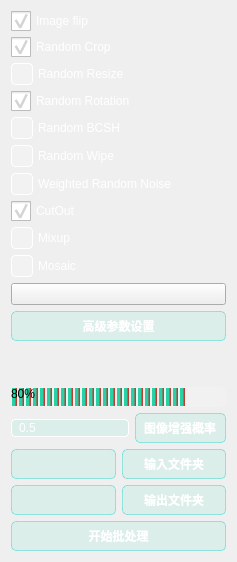
         <widget class="QWidget" name="">
          <layout class="QVBoxLayout" name="verticalLayout_19">
           <item>
            <widget class="QCheckBox" name="enhanceMethod1Checkbox">
             <property name="styleSheet">
              <string notr="true">QCheckBox {
    spacing: 5px;
    color: #FFFFFF;
}

QCheckBox::indicator {
    width: 20px;
    height: 20px;
}

QCheckBox::indicator:unchecked {
    border: 1px solid #FFFFFF;
    border-radius: 4px;
    background-color: rgba(255, 255, 255, 50);
}

QCheckBox::indicator:checked {
    border: 1px solid #FFFFFF;
    border-radius: 4px;
    image: url(:/img/icon/checked.png);
    background-color: qlineargradient(x1: 0, y1: 0, x2: 0, y2: 1, stop: 0 rgba(38, 222, 170, 0.1), stop: 1.0 rgba(13, 206, 197, 255));
}

QCheckBox::indicator:unchecked:hover {
    border: 1px solid #FFFFFF;
    border-radius: 4px;
    background-color: rgba(255, 255, 255, 100);
}

QCheckBox::indicator:checked:hover {
    border: 1px solid #FFFFFF;
    border-radius: 4px;
    image: url(:/img/icon/checked.png);
    background-color: rgba(13, 206, 197, 100);
}

QCheckBox::indicator:unchecked:pressed, QCheckBox::indicator:checked:pressed {
    border: 1px solid #FFFFFF;
    border-radius: 4px;
    background-color: rgba(255, 255, 255, 150);
}
</string>
             </property>
             <property name="text">
              <string>Image flip</string>
             </property>
             <property name="checked">
              <bool>true</bool>
             </property>
            </widget>
           </item>
           <item>
            <widget class="QCheckBox" name="enhanceMethod2Checkbox">
             <property name="styleSheet">
              <string notr="true">QCheckBox {
    spacing: 5px;
    color: #FFFFFF;
}

QCheckBox::indicator {
    width: 20px;
    height: 20px;
}

QCheckBox::indicator:unchecked {
    border: 1px solid #FFFFFF;
    border-radius: 4px;
    background-color: rgba(255, 255, 255, 50);
}

QCheckBox::indicator:checked {
    border: 1px solid #FFFFFF;
    border-radius: 4px;
    image: url(:/img/icon/checked.png);
    background-color: qlineargradient(x1: 0, y1: 0, x2: 0, y2: 1, stop: 0 rgba(38, 222, 170, 0.1), stop: 1.0 rgba(13, 206, 197, 255));
}

QCheckBox::indicator:unchecked:hover {
    border: 1px solid #FFFFFF;
    border-radius: 4px;
    background-color: rgba(255, 255, 255, 100);
}

QCheckBox::indicator:checked:hover {
    border: 1px solid #FFFFFF;
    border-radius: 4px;
    image: url(:/img/icon/checked.png);
    background-color: rgba(13, 206, 197, 100);
}

QCheckBox::indicator:unchecked:pressed, QCheckBox::indicator:checked:pressed {
    border: 1px solid #FFFFFF;
    border-radius: 4px;
    background-color: rgba(255, 255, 255, 150);
}
</string>
             </property>
             <property name="text">
              <string>Random Crop</string>
             </property>
             <property name="checked">
              <bool>true</bool>
             </property>
            </widget>
           </item>
           <item>
            <widget class="QCheckBox" name="enhanceMethod3Checkbox">
             <property name="styleSheet">
              <string notr="true">QCheckBox {
    spacing: 5px;
    color: #FFFFFF;
}

QCheckBox::indicator {
    width: 20px;
    height: 20px;
}

QCheckBox::indicator:unchecked {
    border: 1px solid #FFFFFF;
    border-radius: 4px;
    background-color: rgba(255, 255, 255, 50);
}

QCheckBox::indicator:checked {
    border: 1px solid #FFFFFF;
    border-radius: 4px;
    image: url(:/img/icon/checked.png);
    background-color: qlineargradient(x1: 0, y1: 0, x2: 0, y2: 1, stop: 0 rgba(38, 222, 170, 0.1), stop: 1.0 rgba(13, 206, 197, 255));
}

QCheckBox::indicator:unchecked:hover {
    border: 1px solid #FFFFFF;
    border-radius: 4px;
    background-color: rgba(255, 255, 255, 100);
}

QCheckBox::indicator:checked:hover {
    border: 1px solid #FFFFFF;
    border-radius: 4px;
    image: url(:/img/icon/checked.png);
    background-color: rgba(13, 206, 197, 100);
}

QCheckBox::indicator:unchecked:pressed, QCheckBox::indicator:checked:pressed {
    border: 1px solid #FFFFFF;
    border-radius: 4px;
    background-color: rgba(255, 255, 255, 150);
}
</string>
             </property>
             <property name="text">
              <string>Random Resize</string>
             </property>
             <property name="checked">
              <bool>false</bool>
             </property>
            </widget>
           </item>
           <item>
            <widget class="QCheckBox" name="enhanceMethod4Checkbox">
             <property name="styleSheet">
              <string notr="true">QCheckBox {
    spacing: 5px;
    color: #FFFFFF;
}

QCheckBox::indicator {
    width: 20px;
    height: 20px;
}

QCheckBox::indicator:unchecked {
    border: 1px solid #FFFFFF;
    border-radius: 4px;
    background-color: rgba(255, 255, 255, 50);
}

QCheckBox::indicator:checked {
    border: 1px solid #FFFFFF;
    border-radius: 4px;
    image: url(:/img/icon/checked.png);
    background-color: qlineargradient(x1: 0, y1: 0, x2: 0, y2: 1, stop: 0 rgba(38, 222, 170, 0.1), stop: 1.0 rgba(13, 206, 197, 255));
}

QCheckBox::indicator:unchecked:hover {
    border: 1px solid #FFFFFF;
    border-radius: 4px;
    background-color: rgba(255, 255, 255, 100);
}

QCheckBox::indicator:checked:hover {
    border: 1px solid #FFFFFF;
    border-radius: 4px;
    image: url(:/img/icon/checked.png);
    background-color: rgba(13, 206, 197, 100);
}

QCheckBox::indicator:unchecked:pressed, QCheckBox::indicator:checked:pressed {
    border: 1px solid #FFFFFF;
    border-radius: 4px;
    background-color: rgba(255, 255, 255, 150);
}
</string>
             </property>
             <property name="text">
              <string>Random Rotation</string>
             </property>
             <property name="checked">
              <bool>true</bool>
             </property>
            </widget>
           </item>
           <item>
            <widget class="QCheckBox" name="enhanceMethod5Checkbox">
             <property name="styleSheet">
              <string notr="true">QCheckBox {
    spacing: 5px;
    color: #FFFFFF;
}

QCheckBox::indicator {
    width: 20px;
    height: 20px;
}

QCheckBox::indicator:unchecked {
    border: 1px solid #FFFFFF;
    border-radius: 4px;
    background-color: rgba(255, 255, 255, 50);
}

QCheckBox::indicator:checked {
    border: 1px solid #FFFFFF;
    border-radius: 4px;
    image: url(:/img/icon/checked.png);
    background-color: qlineargradient(x1: 0, y1: 0, x2: 0, y2: 1, stop: 0 rgba(38, 222, 170, 0.1), stop: 1.0 rgba(13, 206, 197, 255));
}

QCheckBox::indicator:unchecked:hover {
    border: 1px solid #FFFFFF;
    border-radius: 4px;
    background-color: rgba(255, 255, 255, 100);
}

QCheckBox::indicator:checked:hover {
    border: 1px solid #FFFFFF;
    border-radius: 4px;
    image: url(:/img/icon/checked.png);
    background-color: rgba(13, 206, 197, 100);
}

QCheckBox::indicator:unchecked:pressed, QCheckBox::indicator:checked:pressed {
    border: 1px solid #FFFFFF;
    border-radius: 4px;
    background-color: rgba(255, 255, 255, 150);
}
</string>
             </property>
             <property name="text">
              <string>Random BCSH</string>
             </property>
            </widget>
           </item>
           <item>
            <widget class="QCheckBox" name="enhanceMethod6Checkbox">
             <property name="styleSheet">
              <string notr="true">QCheckBox {
    spacing: 5px;
    color: #FFFFFF;
}

QCheckBox::indicator {
    width: 20px;
    height: 20px;
}

QCheckBox::indicator:unchecked {
    border: 1px solid #FFFFFF;
    border-radius: 4px;
    background-color: rgba(255, 255, 255, 50);
}

QCheckBox::indicator:checked {
    border: 1px solid #FFFFFF;
    border-radius: 4px;
    image: url(:/img/icon/checked.png);
    background-color: qlineargradient(x1: 0, y1: 0, x2: 0, y2: 1, stop: 0 rgba(38, 222, 170, 0.1), stop: 1.0 rgba(13, 206, 197, 255));
}

QCheckBox::indicator:unchecked:hover {
    border: 1px solid #FFFFFF;
    border-radius: 4px;
    background-color: rgba(255, 255, 255, 100);
}

QCheckBox::indicator:checked:hover {
    border: 1px solid #FFFFFF;
    border-radius: 4px;
    image: url(:/img/icon/checked.png);
    background-color: rgba(13, 206, 197, 100);
}

QCheckBox::indicator:unchecked:pressed, QCheckBox::indicator:checked:pressed {
    border: 1px solid #FFFFFF;
    border-radius: 4px;
    background-color: rgba(255, 255, 255, 150);
}
</string>
             </property>
             <property name="text">
              <string>Random Wipe</string>
             </property>
            </widget>
           </item>
           <item>
            <widget class="QCheckBox" name="enhanceMethod7Checkbox">
             <property name="styleSheet">
              <string notr="true">QCheckBox {
    spacing: 5px;
    color: #FFFFFF;
}

QCheckBox::indicator {
    width: 20px;
    height: 20px;
}

QCheckBox::indicator:unchecked {
    border: 1px solid #FFFFFF;
    border-radius: 4px;
    background-color: rgba(255, 255, 255, 50);
}

QCheckBox::indicator:checked {
    border: 1px solid #FFFFFF;
    border-radius: 4px;
    image: url(:/img/icon/checked.png);
    background-color: qlineargradient(x1: 0, y1: 0, x2: 0, y2: 1, stop: 0 rgba(38, 222, 170, 0.1), stop: 1.0 rgba(13, 206, 197, 255));
}

QCheckBox::indicator:unchecked:hover {
    border: 1px solid #FFFFFF;
    border-radius: 4px;
    background-color: rgba(255, 255, 255, 100);
}

QCheckBox::indicator:checked:hover {
    border: 1px solid #FFFFFF;
    border-radius: 4px;
    image: url(:/img/icon/checked.png);
    background-color: rgba(13, 206, 197, 100);
}

QCheckBox::indicator:unchecked:pressed, QCheckBox::indicator:checked:pressed {
    border: 1px solid #FFFFFF;
    border-radius: 4px;
    background-color: rgba(255, 255, 255, 150);
}
</string>
             </property>
             <property name="text">
              <string>Weighted Random Noise</string>
             </property>
            </widget>
           </item>
           <item>
            <widget class="QCheckBox" name="enhanceMethod8Checkbox">
             <property name="styleSheet">
              <string notr="true">QCheckBox {
    spacing: 5px;
    color: #FFFFFF;
}

QCheckBox::indicator {
    width: 20px;
    height: 20px;
}

QCheckBox::indicator:unchecked {
    border: 1px solid #FFFFFF;
    border-radius: 4px;
    background-color: rgba(255, 255, 255, 50);
}

QCheckBox::indicator:checked {
    border: 1px solid #FFFFFF;
    border-radius: 4px;
    image: url(:/img/icon/checked.png);
    background-color: qlineargradient(x1: 0, y1: 0, x2: 0, y2: 1, stop: 0 rgba(255, 0, 0, 255), stop: 1.0 rgba(13, 206, 197, 255));
}

QCheckBox::indicator:unchecked:hover {
    border: 1px solid #FFFFFF;
    border-radius: 4px;
    background-color: rgba(255, 255, 255, 100);
}

QCheckBox::indicator:checked:hover {
    border: 1px solid #FFFFFF;
    border-radius: 4px;
    image: url(:/img/icon/checked.png);
    background-color: rgba(13, 206, 197, 100);
}

QCheckBox::indicator:unchecked:pressed, QCheckBox::indicator:checked:pressed {
    border: 1px solid #FFFFFF;
    border-radius: 4px;
    background-color: rgba(255, 255, 255, 150);
}
</string>
             </property>
             <property name="text">
              <string>CutOut</string>
             </property>
             <property name="checked">
              <bool>true</bool>
             </property>
            </widget>
           </item>
           <item>
            <widget class="QCheckBox" name="enhanceMethod9Checkbox">
             <property name="styleSheet">
              <string notr="true">QCheckBox {
    spacing: 5px;
    color: #FFFFFF;
}

QCheckBox::indicator {
    width: 20px;
    height: 20px;
}

QCheckBox::indicator:unchecked {
    border: 1px solid #FFFFFF;
    border-radius: 4px;
    background-color: rgba(255, 255, 255, 50);
}

QCheckBox::indicator:checked {
    border: 1px solid #FFFFFF;
    border-radius: 4px;
    image: url(:/img/icon/checked.png);
    background-color: qlineargradient(x1: 0, y1: 0, x2: 0, y2: 1, stop: 0 rgba(255, 0, 0, 255), stop: 1.0 rgba(13, 206, 197, 255));
}

QCheckBox::indicator:unchecked:hover {
    border: 1px solid #FFFFFF;
    border-radius: 4px;
    background-color: rgba(255, 255, 255, 100);
}

QCheckBox::indicator:checked:hover {
    border: 1px solid #FFFFFF;
    border-radius: 4px;
    image: url(:/img/icon/checked.png);
    background-color: rgba(13, 206, 197, 100);
}

QCheckBox::indicator:unchecked:pressed, QCheckBox::indicator:checked:pressed {
    border: 1px solid #FFFFFF;
    border-radius: 4px;
    background-color: rgba(255, 255, 255, 150);
}
</string>
             </property>
             <property name="text">
              <string>Mixup</string>
             </property>
             <property name="checked">
              <bool>false</bool>
             </property>
            </widget>
           </item>
           <item>
            <widget class="QCheckBox" name="enhanceMethod10Checkbox">
             <property name="styleSheet">
              <string notr="true">QCheckBox {
    spacing: 5px;
    color: #FFFFFF;
}

QCheckBox::indicator {
    width: 20px;
    height: 20px;
}

QCheckBox::indicator:unchecked {
    border: 1px solid #FFFFFF;
    border-radius: 4px;
    background-color: rgba(255, 255, 255, 50);
}

QCheckBox::indicator:checked {
    border: 1px solid #FFFFFF;
    border-radius: 4px;
    image: url(:/img/icon/checked.png);
    background-color: qlineargradient(x1: 0, y1: 0, x2: 0, y2: 1, stop: 0 rgba(255, 0, 0, 255), stop: 1.0 rgba(13, 206, 197, 255));
}

QCheckBox::indicator:unchecked:hover {
    border: 1px solid #FFFFFF;
    border-radius: 4px;
    background-color: rgba(255, 255, 255, 100);
}

QCheckBox::indicator:checked:hover {
    border: 1px solid #FFFFFF;
    border-radius: 4px;
    image: url(:/img/icon/checked.png);
    background-color: rgba(13, 206, 197, 100);
}

QCheckBox::indicator:unchecked:pressed, QCheckBox::indicator:checked:pressed {
    border: 1px solid #FFFFFF;
    border-radius: 4px;
    background-color: rgba(255, 255, 255, 150);
}
</string>
             </property>
             <property name="text">
              <string>Mosaic</string>
             </property>
             <property name="checked">
              <bool>false</bool>
             </property>
            </widget>
           </item>
           <item>
            <widget class="QPushButton" name="helpButton">
             <property name="toolTip">
              <string>&lt;html&gt;&lt;head/&gt;&lt;body&gt;&lt;p&gt;查看参数详情&lt;/p&gt;&lt;/body&gt;&lt;/html&gt;</string>
             </property>
             <property name="styleSheet">
              <string notr="true">QPushButton {

image: url(:/img/icon/6-医疗-神经网络 (2).png);
}


QPushButton:hover {
    color: #FFFFFF;
    background-color: rgba(13, 206, 197, 100);
    border: 1px solid rgba(255, 255, 255, 100);
    text-shadow: 0 0 3px rgba(255, 255, 255, 150);
}

QPushButton:pressed {
    color: rgba(255, 255, 255, 150);
    background-color: rgba(3, 85, 160, 150);
    border: 1px solid rgba(13, 206, 197, 150);
}

QPushButton:disabled {
    color: rgba(255, 255, 255, 100);
    background-color: rgba(3, 85, 160, 50);
    border: 1px solid rgba(13, 206, 197, 50);
}</string>
             </property>
             <property name="text">
              <string/>
             </property>
            </widget>
           </item>
           <item>
            <widget class="QPushButton" name="advancedSettingsButton">
             <property name="styleSheet">
              <string notr="true">QPushButton {
    color: #FFFFFF;
    font-weight: bold;
    padding: 5px;
    background-color: rgba(38, 222, 170, 0.1);
    border: 1px solid rgba(13, 206, 197, 100);
    border-radius: 5px;
    text-align: center;
}

QPushButton:hover {
    color: #FFFFFF;
    background-color: rgba(13, 206, 197, 100);
    border: 1px solid rgba(255, 255, 255, 100);
    text-shadow: 0 0 3px rgba(255, 255, 255, 150);
}

QPushButton:pressed {
    color: rgba(255, 255, 255, 150);
    background-color: rgba(3, 85, 160, 150);
    border: 1px solid rgba(13, 206, 197, 150);
}

QPushButton:disabled {
    color: rgba(255, 255, 255, 100);
    background-color: rgba(3, 85, 160, 50);
    border: 1px solid rgba(13, 206, 197, 50);
}
</string>
             </property>
             <property name="text">
              <string>高级参数设置</string>
             </property>
            </widget>
           </item>
           <item>
            <spacer name="verticalSpacer_3">
             <property name="orientation">
              <enum>Qt::Vertical</enum>
             </property>
             <property name="sizeHint" stdset="0">
              <size>
               <width>20</width>
               <height>40</height>
              </size>
             </property>
            </spacer>
           </item>
           <item>
            <widget class="QProgressBar" name="progressBar_2">
             <property name="styleSheet">
              <string notr="true">QProgressBar {
  border: none;
  border-radius: 5px;
  background-color: rgba(255, 255, 255, 0.1);
  height: 20px;
}

QProgressBar::chunk {
  border-radius: 5px;
  background-color: QLinearGradient(x1:0, y1:0, x2:1, y2:0, stop:0 rgba(38, 210, 166, 1), stop:0.5 rgba(38, 210, 166, 1), stop:1 rgba(227, 24, 23,1));
  width: 5px;
}

QProgressBar::chunk:horizontal {
  margin: 0.5px;
}

QProgressBar::chunk:vertical {
  margin: 0.5px;
  transform: rotate(90deg);
}</string>
             </property>
             <property name="value">
              <number>80</number>
             </property>
             <property name="orientation">
              <enum>Qt::Horizontal</enum>
             </property>
            </widget>
           </item>
           <item>
            <layout class="QVBoxLayout" name="verticalLayout_11">
             <item>
              <layout class="QHBoxLayout" name="horizontalLayout_26">
               <item>
                <widget class="QLineEdit" name="enhanceProbabilityInput">
                 <property name="toolTip">
                  <string>&lt;html&gt;&lt;head/&gt;&lt;body&gt;&lt;p&gt;请输入增强概率&lt;/p&gt;&lt;/body&gt;&lt;/html&gt;</string>
                 </property>
                 <property name="styleSheet">
                  <string notr="true">QLineEdit {
    border: 1px solid #FFFFFF;
    border-radius: 4px;
    background-color: rgba(38, 222, 170, 0.1);
    color: #FFFFFF;
    padding-left: 5px;
    padding-right: 5px;
}

QLineEdit:hover {
    border: 1px solid #FFFFFF;
    border-radius: 4px;
    background-color: rgba(255, 255, 255, 100);
}

QLineEdit:focus {
    border: 1px solid #FFFFFF;
    border-radius: 4px;
    background-color: rgba(255, 255, 255, 150);
}
</string>
                 </property>
                 <property name="text">
                  <string>0.5</string>
                 </property>
                </widget>
               </item>
               <item>
                <widget class="QLabel" name="label_18">
                 <property name="styleSheet">
                  <string notr="true">QLabel {
    color: #FFFFFF;
    font-weight: bold;
    padding: 5px;
    background-color: rgba(38, 222, 170, 0.1);
    border: 1px solid rgba(13, 206, 197, 100);
    border-radius: 5px;
    text-align: center;
}

QLabel:hover {
    color: #FFFFFF;
    background-color: rgba(13, 206, 197, 100);
    border: 1px solid rgba(255, 255, 255, 100);
    text-shadow: 0 0 3px rgba(255, 255, 255, 150);
}

QLabel:pressed {
    color: rgba(255, 255, 255, 150);
    background-color: rgba(3, 85, 160, 150);
    border: 1px solid rgba(13, 206, 197, 150);
}
</string>
                 </property>
                 <property name="text">
                  <string>图像增强概率</string>
                 </property>
                </widget>
               </item>
              </layout>
             </item>
             <item>
              <layout class="QHBoxLayout" name="horizontalLayout_29">
               <item>
                <widget class="QLabel" name="inputFolderLabel">
                 <property name="styleSheet">
                  <string notr="true">QLabel {
    color: #FFFFFF;
    font-weight: bold;
    padding: 5px;
    background-color: rgba(38, 222, 170, 0.1);
    border: 1px solid rgba(13, 206, 197, 100);
    border-radius: 5px;
    text-align: center;
}

QLabel:hover {
    color: #FFFFFF;
    background-color: rgba(13, 206, 197, 100);
    border: 1px solid rgba(255, 255, 255, 100);
    text-shadow: 0 0 3px rgba(255, 255, 255, 150);
}

QLabel:pressed {
    color: rgba(255, 255, 255, 150);
    background-color: rgba(3, 85, 160, 150);
    border: 1px solid rgba(13, 206, 197, 150);
}
</string>
                 </property>
                 <property name="text">
                  <string/>
                 </property>
                 <property name="alignment">
                  <set>Qt::AlignLeading|Qt::AlignLeft|Qt::AlignTop</set>
                 </property>
                </widget>
               </item>
               <item>
                <widget class="QPushButton" name="inputFolderButton">
                 <property name="styleSheet">
                  <string notr="true">QPushButton {
    color: #FFFFFF;
    font-weight: bold;
    padding: 5px;
    background-color: rgba(38, 222, 170, 0.1);
    border: 1px solid rgba(13, 206, 197, 100);
    border-radius: 5px;
    text-align: center;
}

QPushButton:hover {
    color: #FFFFFF;
    background-color: rgba(13, 206, 197, 100);
    border: 1px solid rgba(255, 255, 255, 100);
    text-shadow: 0 0 3px rgba(255, 255, 255, 150);
}

QPushButton:pressed {
    color: rgba(255, 255, 255, 150);
    background-color: rgba(3, 85, 160, 150);
    border: 1px solid rgba(13, 206, 197, 150);
}

QPushButton:disabled {
    color: rgba(255, 255, 255, 100);
    background-color: rgba(3, 85, 160, 50);
    border: 1px solid rgba(13, 206, 197, 50);
}
</string>
                 </property>
                 <property name="text">
                  <string>输入文件夹</string>
                 </property>
                </widget>
               </item>
              </layout>
             </item>
             <item>
              <layout class="QHBoxLayout" name="horizontalLayout_30">
               <item>
                <widget class="QLabel" name="outputFolderLabel">
                 <property name="styleSheet">
                  <string notr="true">QLabel {
    color: #FFFFFF;
    font-weight: bold;
    padding: 5px;
    background-color:rgba(38, 222, 170, 0.1);
    border: 1px solid rgba(13, 206, 197, 100);
    border-radius: 5px;
    text-align: center;
}

QLabel:hover {
    color: #FFFFFF;
    background-color: rgba(13, 206, 197, 100);
    border: 1px solid rgba(255, 255, 255, 100);
    text-shadow: 0 0 3px rgba(255, 255, 255, 150);
}

QLabel:pressed {
    color: rgba(255, 255, 255, 150);
    background-color: rgba(3, 85, 160, 150);
    border: 1px solid rgba(13, 206, 197, 150);
}
</string>
                 </property>
                 <property name="text">
                  <string/>
                 </property>
                </widget>
               </item>
               <item>
                <widget class="QPushButton" name="outputFolderButton">
                 <property name="styleSheet">
                  <string notr="true">QPushButton {
    color: #FFFFFF;
    font-weight: bold;
    padding: 5px;
    background-color: rgba(38, 222, 170, 0.1);
    border: 1px solid rgba(13, 206, 197, 100);
    border-radius: 5px;
    text-align: center;
}

QPushButton:hover {
    color: #FFFFFF;
    background-color: rgba(13, 206, 197, 100);
    border: 1px solid rgba(255, 255, 255, 100);
    text-shadow: 0 0 3px rgba(255, 255, 255, 150);
}

QPushButton:pressed {
    color: rgba(255, 255, 255, 150);
    background-color: rgba(3, 85, 160, 150);
    border: 1px solid rgba(13, 206, 197, 150);
}

QPushButton:disabled {
    color: rgba(255, 255, 255, 100);
    background-color: rgba(3, 85, 160, 50);
    border: 1px solid rgba(13, 206, 197, 50);
}
</string>
                 </property>
                 <property name="text">
                  <string>输出文件夹</string>
                 </property>
                </widget>
               </item>
              </layout>
             </item>
             <item>
              <widget class="QPushButton" name="startProcessingButton">
               <property name="styleSheet">
                <string notr="true">QPushButton {
    color: #FFFFFF;
    font-weight: bold;
    padding: 5px;
    background-color: rgba(38, 222, 170, 0.1);
    border: 1px solid rgba(13, 206, 197, 100);
    border-radius: 5px;
    text-align: center;
}

QPushButton:hover {
    color: #FFFFFF;
    background-color: rgba(13, 206, 197, 100);
    border: 1px solid rgba(255, 255, 255, 100);
    text-shadow: 0 0 3px rgba(255, 255, 255, 150);
}

QPushButton:pressed {
    color: rgba(255, 255, 255, 150);
    background-color: rgba(3, 85, 160, 150);
    border: 1px solid rgba(13, 206, 197, 150);
}

QPushButton:disabled {
    color: rgba(255, 255, 255, 100);
    background-color: rgba(3, 85, 160, 50);
    border: 1px solid rgba(13, 206, 197, 50);
}
</string>
               </property>
               <property name="text">
                <string>开始批处理</string>
               </property>
              </widget>
             </item>
            </layout>
           </item>
          </layout>
         </widget>
